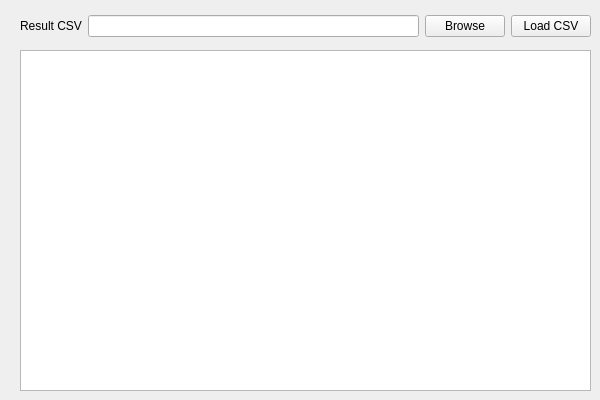
     <widget class="QWidget" name="tab_2">
      <attribute name="title">
       <string>Results</string>
      </attribute>
      <widget class="QWidget" name="gridLayoutWidget_8">
       <property name="geometry">
        <rect>
         <x>20</x>
         <y>10</y>
         <width>571</width>
         <height>33</height>
        </rect>
       </property>
       <layout class="QGridLayout" name="gridLayout_12">
        <item row="0" column="3">
         <widget class="QPushButton" name="nrgdock_load_csv_button">
          <property name="text">
           <string>Load CSV</string>
          </property>
         </widget>
        </item>
        <item row="0" column="1">
         <widget class="QLineEdit" name="nrgdock_result_path">
          <property name="text">
           <string/>
          </property>
         </widget>
        </item>
        <item row="0" column="2">
         <widget class="QPushButton" name="nrgdock_result_browse_button">
          <property name="text">
           <string>Browse</string>
          </property>
         </widget>
        </item>
        <item row="0" column="0">
         <widget class="QLabel" name="label_6">
          <property name="text">
           <string>Result CSV</string>
          </property>
         </widget>
        </item>
       </layout>
      </widget>
      <widget class="QTableView" name="nrgdock_result_table">
       <property name="geometry">
        <rect>
         <x>20</x>
         <y>50</y>
         <width>571</width>
         <height>341</height>
        </rect>
       </property>
      </widget>
     </widget>
